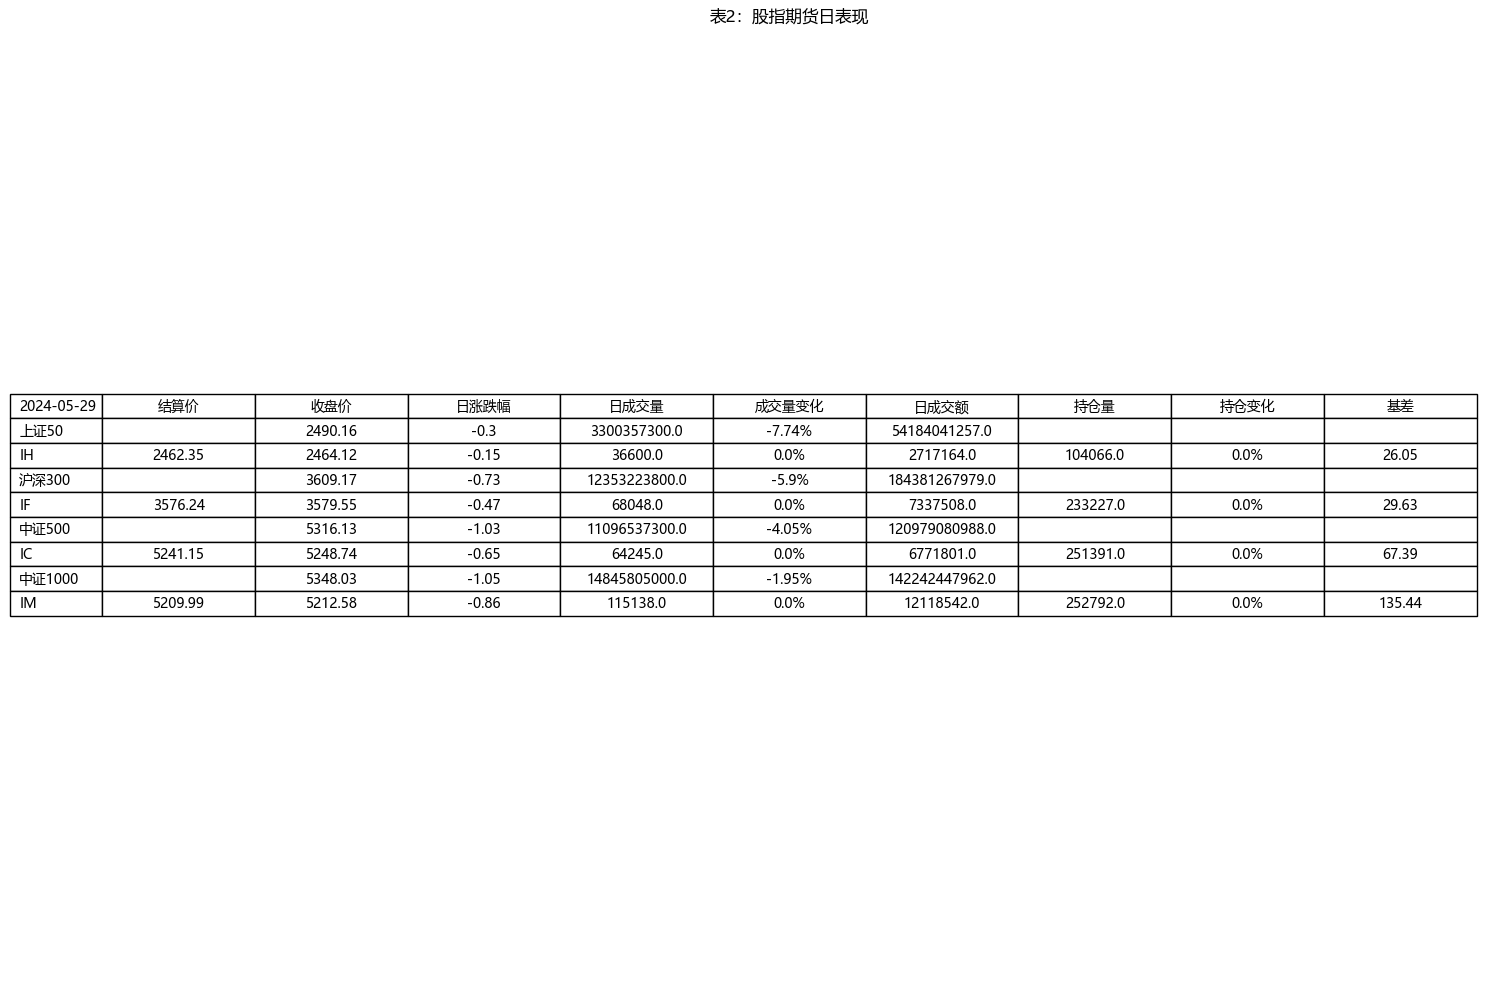

Generate this figure with Python:
from getiFind import getindex_futures_performance, login
import matplotlib.pyplot as plt
import datetime

def plot8():
    today = datetime.datetime.today().date()
    df = getindex_futures_performance()
    plt.rcParams["font.family"] = "Microsoft YaHei"
    fig, ax = plt.subplots(figsize=(15, 10))
    ax.axis('off')
    table = ax.table(cellText=df.values, colLabels=df.columns, rowLabels=df.index, loc='center', cellLoc='center')

    # 在第一行第一列（索引为(0, 0)）添加当日日期
    table.add_cell(0, -1, width=0.05, height=0.0215, text=today, loc='left')

    # 调整表格的布局
    table.auto_set_font_size(False)
    table.set_fontsize(10)
    table.scale(1.2, 1.2)
    # 添加标题
    plt.title("表2：股指期货日表现")
    plt.tight_layout()
    plt.savefig('plot8.png', bbox_inches='tight')
